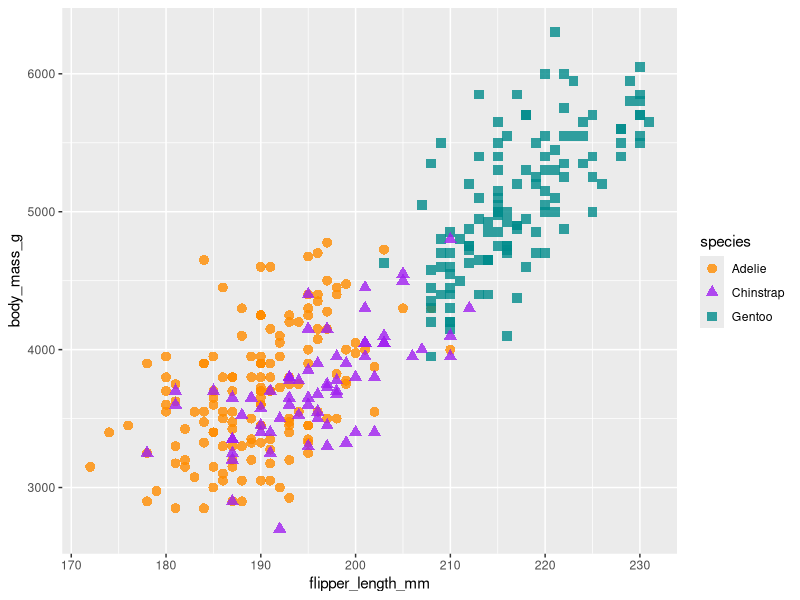
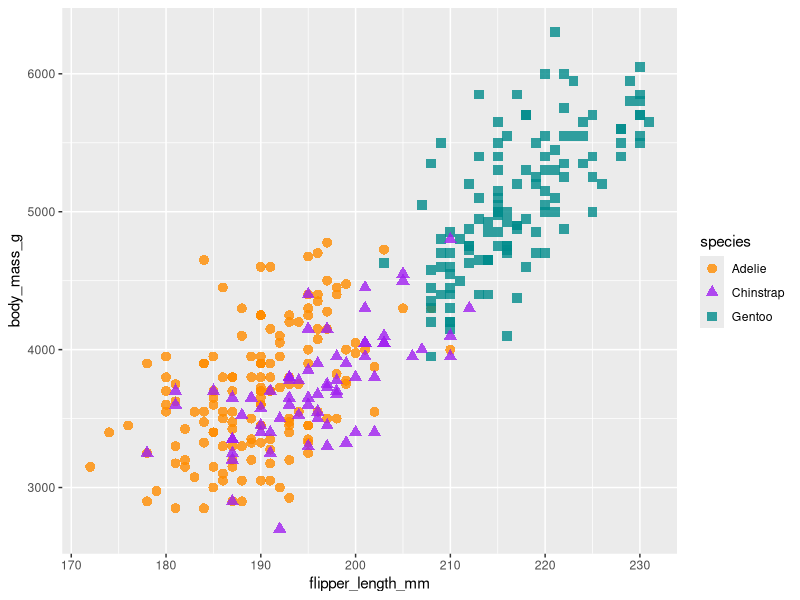
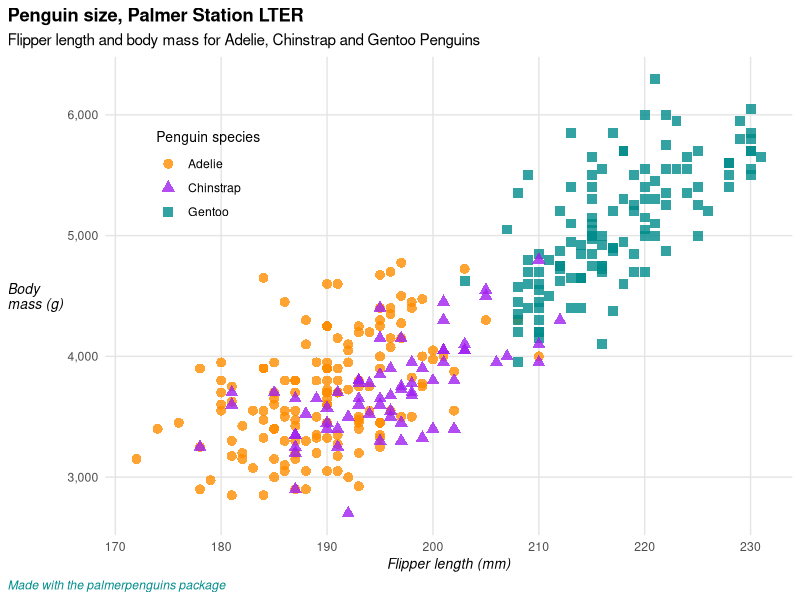

Write the R code that produced these figures, in order.
## ---- chunk 1
knitr::opts_chunk$set(echo = TRUE)
library(tidyverse)
library(palmerpenguins)
## ---- chunk 2
penguins %>%
  ggplot(aes(x = flipper_length_mm, y = body_mass_g)) +
  geom_point(aes(color = species, shape = species),
             size = 3,
             alpha = 0.8) +
  scale_color_manual(values = c("Adelie" = "darkorange",
                                "Chinstrap" = "purple",
                                "Gentoo" = "cyan4"))
## ---- chunk 3
penguins %>%
  ggplot(aes(x = flipper_length_mm, y = body_mass_g)) +
  geom_point(aes(color = species, shape = species),
             size = 3,
             alpha = 0.8) +
  scale_color_manual(values = c("Adelie" = "darkorange",
                                "Chinstrap" = "purple",
                                "Gentoo" = "cyan4"))
## ---- chunk 4
penguin_plot <- penguins %>%
  ggplot(aes(x = flipper_length_mm, y = body_mass_g)) +
  geom_point(aes(color = species, shape = species),
             size = 3,
             alpha = 0.8) +
  scale_color_manual(values = c("Adelie" = "darkorange",
                                "Chinstrap" = "purple",
                                "Gentoo" = "cyan4"))+
  scale_y_continuous(labels=scales::comma_format())+
   labs(title = "Penguin size, Palmer Station LTER",
       subtitle = "Flipper length and body mass for Adelie, Chinstrap and Gentoo Penguins",
       x = "Flipper length (mm)",
       y = "Body\nmass (g)",
       color = "Penguin species",
       shape = "Penguin species",
       caption="Made with the palmerpenguins package")+
  theme(axis.title.y = element_text(angle=0, vjust=.5, hjust=0,
                                    face="italic", size=10),
        axis.title.x = element_text(face="italic", size=10),
        panel.background = element_rect(fill="white"),
        legend.position = c(0.15, 0.75),
        axis.ticks = element_blank(),
        legend.key = element_blank(),
        legend.title = element_text(size=10),
        legend.background = element_blank(),
        plot.title = element_text(face="bold"),
        plot.title.position = "plot",
        panel.grid.major = element_line(color="grey90"),
        plot.caption = element_text(hjust = 0, face= "italic",
                                    color="cyan4"),
        plot.caption.position = "plot")

ggsave(penguin_plot, width=10, height=6, file="target_plot.png")
